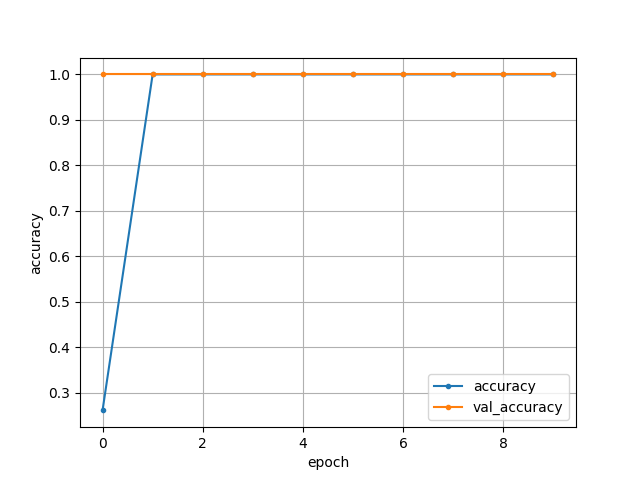
#> input picture accuracy30airplanes5_5.png, 640 x 480 px
$ python -i extractor.py   (imports and definitions only)
#> lines starting #> are read from the running program, lines starting #| are printed output that depends on the picture
#> further down, picture is the input picture: shape (480, 640, 3); mean B, G, R 249.6, 249.8, 250
import cv2, sys
from skimage import feature
import numpy as np

class LBP:
	def __init__(self, num_points=8, radius=2, eps=1e-6, resize=100):
		self.num_points = num_points * radius
		self.radius = radius
		self.eps = eps
		self.resize=resize

	def extract(self, img):
		img = cv2.cvtColor(img, cv2.COLOR_BGR2GRAY)
		img = cv2.resize(img, (self.resize, self.resize))
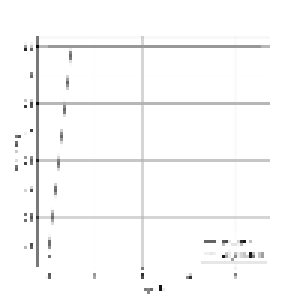
#> img: shape (100, 100) (shown 3 times larger); min 11, max 255, mean 249.9

		lbp = feature.local_binary_pattern(img, self.num_points, self.radius, method="uniform")
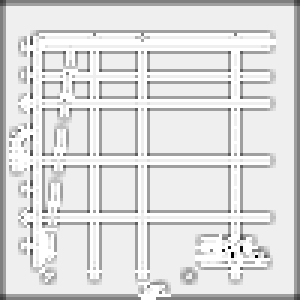
#> lbp: shape (100, 100) float64 (shown 3 times larger); min 1, max 17, mean 14.94; drawn with min black and max white

		n_bins = int(lbp.max() + 1)
#> n_bins = 18
		hist, _ = np.histogram(lbp, density=True, bins=n_bins, range=(0, n_bins))
#> hist = 18 values, max 0.561 at index 16, min 0 at index 0, mean 0.0556

		# TODO

		return hist

# [6 lines not run here, left out]

>>> import cv2
>>> picture = cv2.imread('../../accuracy30airplanes5_5.png')
>>> result = LBP().extract(picture)
#> result has the same summary as hist in extract

$ run again, on loss30airplanes5_5.png
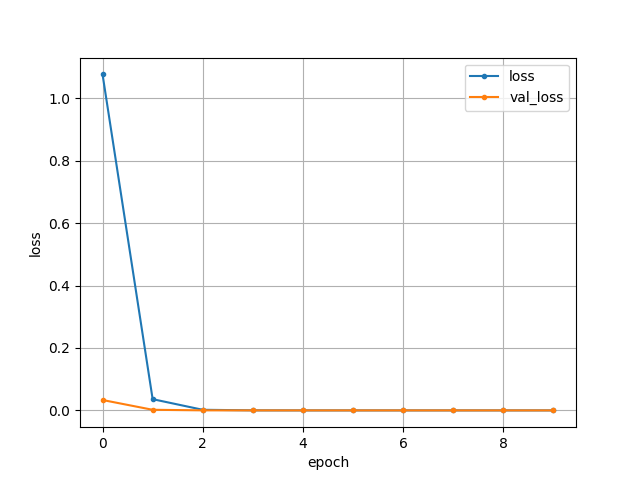
#> input picture loss30airplanes5_5.png, 640 x 480 px
#> picture is the input picture: shape (480, 640, 3); mean B, G, R 250.1, 250.3, 250.5
#> in extract, `img = cv2.resize(img, (self.resize, self.resize))`:
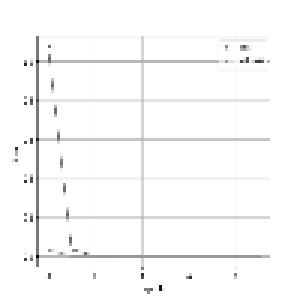
#> img: shape (100, 100) (shown 3 times larger); min 11, max 255, mean 249.9
#> in extract, `lbp = feature.local_binary_pattern(img, self.num_points, self.radius, ..`:
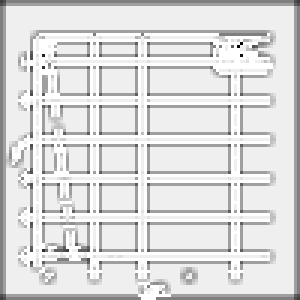
#> lbp: shape (100, 100) float64 (shown 3 times larger); min 1, max 17, mean 14.84; drawn with min black and max white
#> n_bins = 18
#> hist = 18 values, max 0.539 at index 16, min 0 at index 0, mean 0.0556
#> result has the same summary as hist in extract
